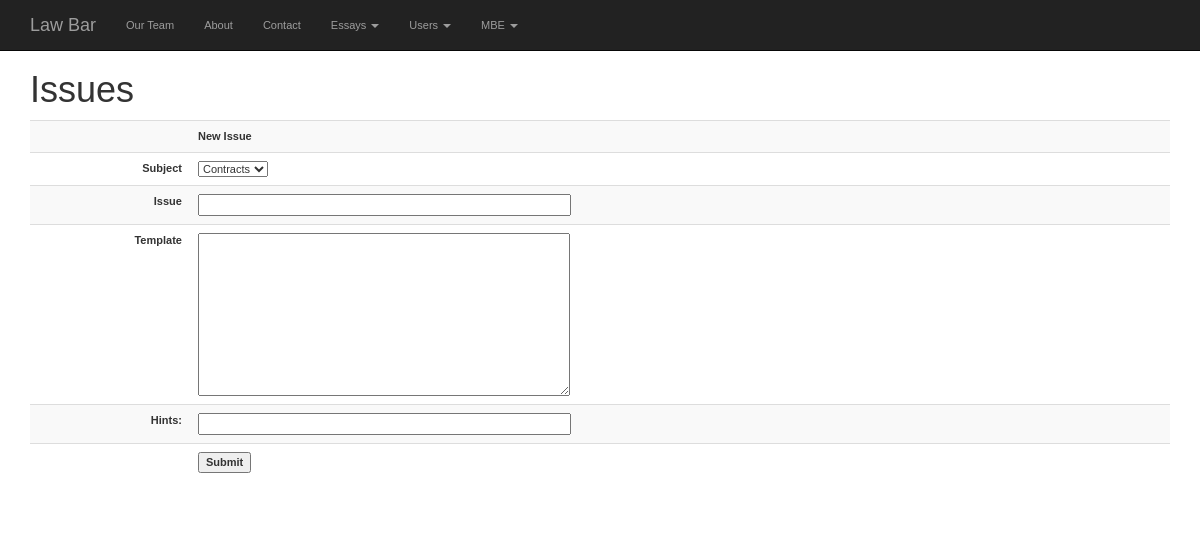
Before: /lawbar/issues.php (signed in) with the older database file.
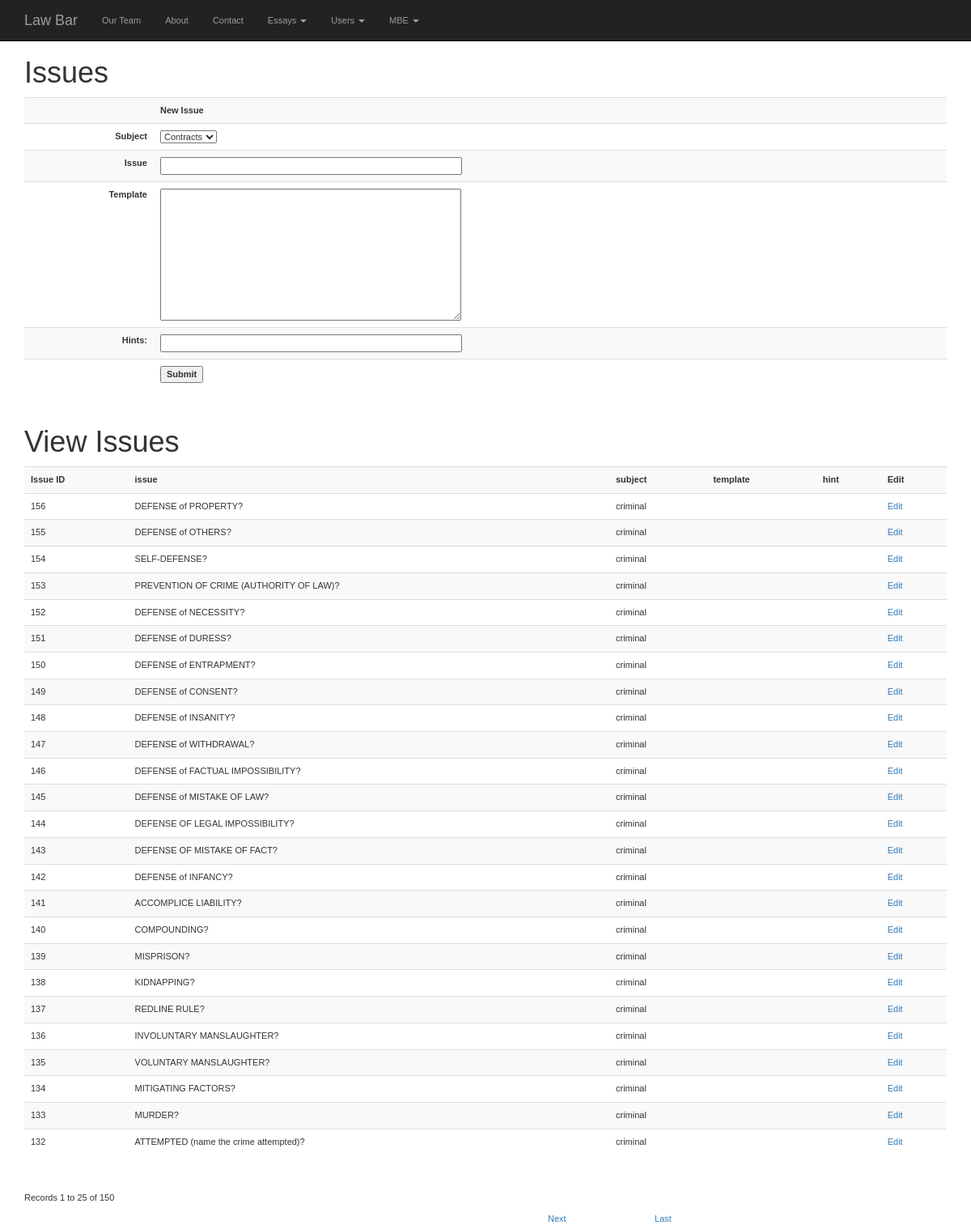
After: the same page with the newer database file.
### tables this page shows
CREATE TABLE `law_issues` (
  `issue_id` int(11) NOT NULL AUTO_INCREMENT,
  `issue` varchar(255) DEFAULT NULL,
  `subject` enum('contracts','torts','criminal') DEFAULT NULL,
  `template` text,
  `user_id` int(11) DEFAULT NULL,
  `issue_deleted` int(1) NOT NULL DEFAULT '0',
  `hints` text,
  PRIMARY KEY (`issue_id`)
);

### lawbar/issues.php (the view, shortened to what this page needs)
<?php require_once('../Connections/conn.php'); ?>
<?php
$currentPage = $_SERVER["PHP_SELF"];
$editFormAction = $_SERVER['PHP_SELF'];
if (isset($_SERVER['QUERY_STRING'])) {
  $editFormAction .= "?" . htmlentities($_SERVER['QUERY_STRING']);
}
$maxRows_rsIssues = 25;
$pageNum_rsIssues = 0;
$startRow_rsIssues = $pageNum_rsIssues * $maxRows_rsIssues;
$colname_rsIssues = "-1";
if (isset($_SESSION['MM_UserId'])) {
  $colname_rsIssues = (get_magic_quotes_gpc()) ? $_SESSION['MM_UserId'] : addslashes($_SESSION['MM_UserId']);
}
$query_rsIssues = sprintf("SELECT * FROM law_issues WHERE user_id = %s AND issue_deleted = 0 ORDER BY issue_id DESC", $colname_rsIssues);
$query_limit_rsIssues = sprintf("%s LIMIT %d, %d", $query_rsIssues, $startRow_rsIssues, $maxRows_rsIssues);
$rsIssues = mysql_query($query_limit_rsIssues, $conn) or die(mysql_error());
$row_rsIssues = mysql_fetch_assoc($rsIssues);
if (isset($_GET['totalRows_rsIssues'])) {
  $totalRows_rsIssues = $_GET['totalRows_rsIssues'];
} else {
  $all_rsIssues = mysql_query($query_rsIssues);
  $totalRows_rsIssues = mysql_num_rows($all_rsIssues);
}
$totalPages_rsIssues = ceil($totalRows_rsIssues/$maxRows_rsIssues)-1;
$queryString_rsIssues = "";
$queryString_rsIssues = sprintf("&totalRows_rsIssues=%d%s", $totalRows_rsIssues, $queryString_rsIssues);
?><!DOCTYPE html PUBLIC "-//W3C//DTD XHTML 1.0 Transitional//EN" "http://www.w3.org/TR/xhtml1/DTD/xhtml1-transitional.dtd">
<html xmlns="http://www.w3.org/1999/xhtml">
<head>
<link rel="stylesheet" href="css/bootstrap.min.css">
<link rel="stylesheet" href="css/style.css">
</head>
<body>
    <nav class="navbar navbar-inverse navbar-fixed-top">
      <div class="container">
        <div class="navbar-header">
          <a class="navbar-brand" href="index.php">Law Bar</a>
        </div>
        <div id="navbar" class="navbar-collapse collapse">
          <ul class="nav navbar-nav">
            <li><a href="team.php">Our Team</a></li>
            <li><a href="about.php">About</a></li>
            <li><a href="contact.php">Contact</a></li>
            <li class="dropdown">
              <a href="#" class="dropdown-toggle" data-toggle="dropdown" role="button" aria-haspopup="true" aria-expanded="false">Essays <span class="caret"></span></a>
            </li>
			<li class="dropdown">
              <a href="#" class="dropdown-toggle" data-toggle="dropdown" role="button" aria-haspopup="true" aria-expanded="false">Users <span class="caret"></span></a>
            </li>
			<li class="dropdown">
              <a href="#" class="dropdown-toggle" data-toggle="dropdown" role="button" aria-haspopup="true" aria-expanded="false">MBE <span class="caret"></span></a>
            </li>
          </ul>
        </div>
      </div>
    </nav>
<div class="container">
<h1>Issues</h1>
<form action="<?php echo $editFormAction; ?>" method="POST" name="form1" id="form1" onsubmit="MM_validateForm('issue','','R');return document.MM_returnValue">
  <div class="table-responsive">
    <table class="table table-striped">
      <tr>
        <td valign="top">&nbsp;</td>
        <td valign="top"><strong>New Issue </strong></td>
      </tr>
      <tr>
        <td align="right" valign="top"><strong>Subject</strong></td>
        <td valign="top"><select name="subject" id="subject">
          <option value="contracts" <?php if (!(strcmp("contracts", $_GET['subject']))) {echo "selected=\"selected\"";} ?>>Contracts</option>
        </select>        </td>
      </tr>
      <tr>
        <td align="right" valign="top"><strong>Issue</strong></td>
        <td valign="top"><input name="issue" type="text" id="issue" size="55" /></td>
      </tr>
      <tr>
        <td align="right" valign="top"><strong>Template</strong></td>
        <td valign="top"><textarea name="template" cols="55" rows="10" id="template"></textarea></td>
      </tr>
      <tr valign="baseline">
        <td nowrap="nowrap" align="right"><strong>Hints:</strong></td>
        <td>
          <input name="hints" type="text" id="hints" size="55" />
        </td>
      </tr>
      <tr>
        <td valign="top">&nbsp;</td>
        <td valign="top"><label>
          <input type="submit" name="Submit2" value="Submit" />
        </label></td>
      </tr>
    </table>
  </div>
</form>
<?php if ($totalRows_rsIssues > 0) {  ?>
  <h1>View Issues</h1>
  <div class="table-responsive">
	    <table class="table table-striped">
    <tr>
      <td><strong>Issue ID</strong> </td>
      <td><strong>issue</strong></td>
        <td><strong>subject</strong></td>
        <td><strong>template</strong></td>
        <td><strong>hint</strong></td>
        <td><strong>Edit</strong></td>
    </tr>
    <?php do { ?>
      <tr>
        <td><?php echo $row_rsIssues['issue_id']; ?></td>
        <td><?php echo $row_rsIssues['issue']; ?></td>
        <td><?php echo $row_rsIssues['subject']; ?></td>
        <td><?php echo nl2br($row_rsIssues['template']); ?></td>
        <td><?php echo $row_rsIssues['hints']; ?></td>
        <td><a href="issues_edit.php?issue_id=<?php echo $row_rsIssues['issue_id']; ?>&subject=<?php echo $row_rsIssues['subject']; ?>&pageNum_rsIssues=<?php echo $pageNum_rsIssues; ?>">Edit</a></td>
      </tr>
      <?php } while ($row_rsIssues = mysql_fetch_assoc($rsIssues)); ?>
</table>
</div>
  <p>&nbsp;</p>
  <p> Records <?php echo ($startRow_rsIssues + 1) ?> to <?php echo min($startRow_rsIssues + $maxRows_rsIssues, $totalRows_rsIssues) ?> of <?php echo $totalRows_rsIssues ?></p>
    <p>
    <table border="0" width="50%" align="center">
      <tr>
        <td width="23%" align="center"><?php if ($pageNum_rsIssues > 0) {  ?>
            <?php }  ?>        </td>
        <td width="31%" align="center"><?php if ($pageNum_rsIssues > 0) {  ?>
            <?php }  ?>        </td>
        <td width="23%" align="center"><?php if ($pageNum_rsIssues < $totalPages_rsIssues) {  ?>
            <a href="<?php printf("%s?pageNum_rsIssues=%d%s", $currentPage, min($totalPages_rsIssues, $pageNum_rsIssues + 1), $queryString_rsIssues); ?>">Next</a>
            <?php }  ?>        </td>
        <td width="23%" align="center"><?php if ($pageNum_rsIssues < $totalPages_rsIssues) {  ?>
            <a href="<?php printf("%s?pageNum_rsIssues=%d%s", $currentPage, $totalPages_rsIssues, $queryString_rsIssues); ?>">Last</a>
            <?php }  ?>        </td>
      </tr>
      </table>
  <?php }  ?>
</div>
</body>
</html>

### lawbar/css/style.css (style rules this page uses)
body { padding-top: 50px; }

### lawbar/issues.php (style rules this page uses)
body { font-family:Verdana, Arial, Helvetica, sans-serif; font-size:11px; }

Changed rows visible on the page:
added law_issues: issue_id "156", issue "DEFENSE of PROPERTY?", subject "criminal"
added law_issues: issue_id "155", issue "DEFENSE of OTHERS?", subject "criminal"
added law_issues: issue_id "154", issue "SELF-DEFENSE?", subject "criminal"
added law_issues: issue_id "153", issue "PREVENTION OF CRIME (AUTHORITY OF LAW)?", subject "criminal"
added law_issues: issue_id "152", issue "DEFENSE of NECESSITY?", subject "criminal"
added law_issues: issue_id "151", issue "DEFENSE of DURESS?", subject "criminal"
added law_issues: issue_id "150", issue "DEFENSE of ENTRAPMENT?", subject "criminal"
added law_issues: issue_id "149", issue "DEFENSE of CONSENT?", subject "criminal"
added law_issues: issue_id "148", issue "DEFENSE of INSANITY?", subject "criminal"
added law_issues: issue_id "147", issue "DEFENSE of WITHDRAWAL?", subject "criminal"
added law_issues: issue_id "146", issue "DEFENSE of FACTUAL IMPOSSIBILITY?", subject "criminal"
added law_issues: issue_id "145", issue "DEFENSE of MISTAKE OF LAW?", subject "criminal"
added law_issues: issue_id "144", issue "DEFENSE OF LEGAL IMPOSSIBILITY?", subject "criminal"
added law_issues: issue_id "143", issue "DEFENSE OF MISTAKE OF FACT?", subject "criminal"
added law_issues: issue_id "142", issue "DEFENSE of INFANCY?", subject "criminal"
added law_issues: issue_id "141", issue "ACCOMPLICE LIABILITY?", subject "criminal"
added law_issues: issue_id "140", issue "COMPOUNDING?", subject "criminal"
added law_issues: issue_id "139", issue "MISPRISON?", subject "criminal"
added law_issues: issue_id "138", issue "KIDNAPPING?", subject "criminal"
added law_issues: issue_id "137", issue "REDLINE RULE?", subject "criminal"
added law_issues: issue_id "136", issue "INVOLUNTARY MANSLAUGHTER?", subject "criminal"
added law_issues: issue_id "135", issue "VOLUNTARY MANSLAUGHTER?", subject "criminal"
added law_issues: issue_id "134", issue "MITIGATING FACTORS?", subject "criminal"
added law_issues: issue_id "133", issue "MURDER?", subject "criminal"
added law_issues: issue_id "132", issue "ATTEMPTED (name the crime attempted)?", subject "criminal"
Other visible differences:
$startRow_rsIssues + 1: (not shown) → "1"
min($startRow_rsIssues + $maxRows_rsIssues, $totalRows_rsIssues): (not shown) → "25"
$totalRows_rsIssues: (not shown) → "150"
text now shown: "View Issues Issue ID issue subject template hint Edit Records to of Next Last"
